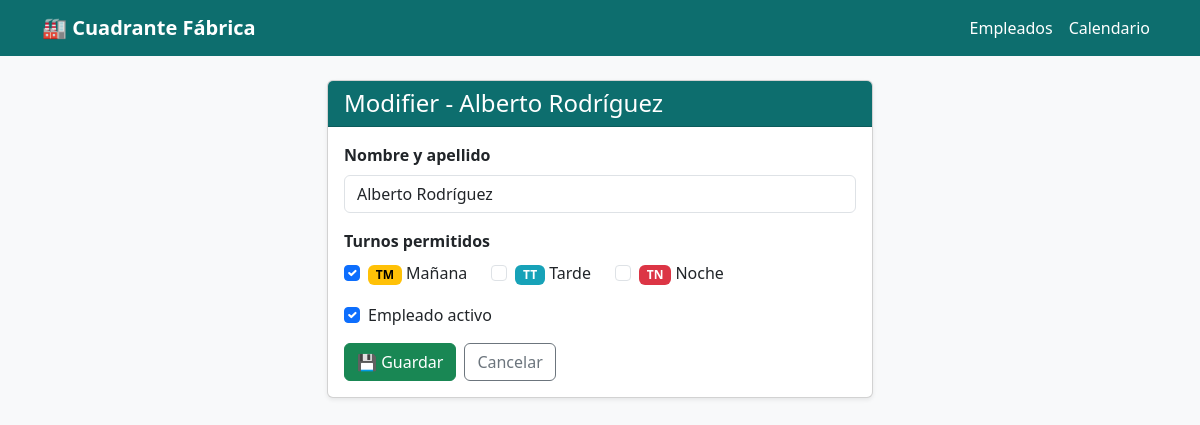
The app's page /employees/16/edit/ with its own data.
### employees/models.py (models this page shows, shortened)
class Employee(models.Model):
    name      = models.CharField(max_length=100)
    puede_TM  = models.BooleanField(default=True, verbose_name='TM')
    puede_TT  = models.BooleanField(default=True, verbose_name='TT')
    puede_TN  = models.BooleanField(default=True, verbose_name='TN')
    is_active = models.BooleanField(default=True)
    class Meta:
        ordering = ['name']

### employees/views.py (the view)
# urls.py: path('<int:pk>/edit/',   views.employee_edit,   name='employee_edit'),
def employee_edit(request, pk):
    employee = get_object_or_404(Employee, pk=pk)
    form = EmployeeForm(request.POST or None, instance=employee)
    if form.is_valid():
        form.save()
        return redirect('employee_list')
    return render(request, 'employees/employee_form.html', {
        'form':  form,
        'title': f'Modifier - {employee.name}',
    })

### employees/forms.py
class EmployeeForm(forms.ModelForm):
    class Meta:
        model  = Employee
        fields = ['name', 'puede_TM', 'puede_TT', 'puede_TN', 'is_active']
        labels = {
            'name':      'Nombre y apellido',
            'puede_TM':  'Puede hacer TM (Mañana)',
            'puede_TT':  'Puede hacer TT (Tarde)',
            'puede_TN':  'Puede hacer TN (Noche)',
            'is_active': 'Empleado activo',
        }
        widgets = {
            'name': forms.TextInput(attrs={
                'class':       'form-control',
                'placeholder': 'Ej: David Domingo',
            }),
            'puede_TM':  forms.CheckboxInput(attrs={'class': 'form-check-input'}),
            'puede_TT':  forms.CheckboxInput(attrs={'class': 'form-check-input'}),
            'puede_TN':  forms.CheckboxInput(attrs={'class': 'form-check-input'}),
            'is_active': forms.CheckboxInput(attrs={'class': 'form-check-input'}),
        }

### employees/templates/employees/employee_form.html (shortened to what this page needs)
{% extends 'base.html' %}
{% block content %}
<div class="row justify-content-center">
  <div class="col-md-6">
    <div class="card shadow-sm">
      <div class="card-header" style="background-color:#0d6e6e; color:white;">
        <h4 class="mb-0">{{ title }}</h4>
      </div>
      <div class="card-body">
        <form method="post">
          <div class="mb-3">
            <label class="form-label fw-bold">Nombre y apellido</label>
            {{ form.name }}
          </div>
          <div class="mb-3">
            <label class="form-label fw-bold d-block">Turnos permitidos</label>
            <div class="d-flex gap-4 mt-2">
              <div class="form-check">
                {{ form.puede_TM }}
                <label class="form-check-label">
                  <span class="badge" style="background-color:#ffc107; color:#000;">TM</span>
                  Mañana
                </label>
              </div>
              <div class="form-check">
                {{ form.puede_TT }}
                <label class="form-check-label">
                  <span class="badge" style="background-color:#17a2b8; color:#fff;">TT</span>
                  Tarde
                </label>
              </div>
              <div class="form-check">
                {{ form.puede_TN }}
                <label class="form-check-label">
                  <span class="badge" style="background-color:#dc3545; color:#fff;">TN</span>
                  Noche
                </label>
              </div>
            </div>
          </div>
          <div class="mb-3 form-check">
            {{ form.is_active }}
            <label class="form-check-label">Empleado activo</label>
          </div>
          <div class="d-flex gap-2">
            <button type="submit" class="btn btn-success">💾 Guardar</button>
            <a href="{% url 'employee_list' %}" class="btn btn-outline-secondary">Cancelar</a>
          </div>
        </form>
      </div>
    </div>
  </div>
</div>
{% endblock %}

### templates/base.html (style rules this page uses)
body { background-color: #f8f9fa; }

### records on screen
Employee: name "Alberto Rodríguez", puede_TM "☑", is_active "☑"

### other values on screen
{{ title }} "Modifier - Alberto Rodríguez"
